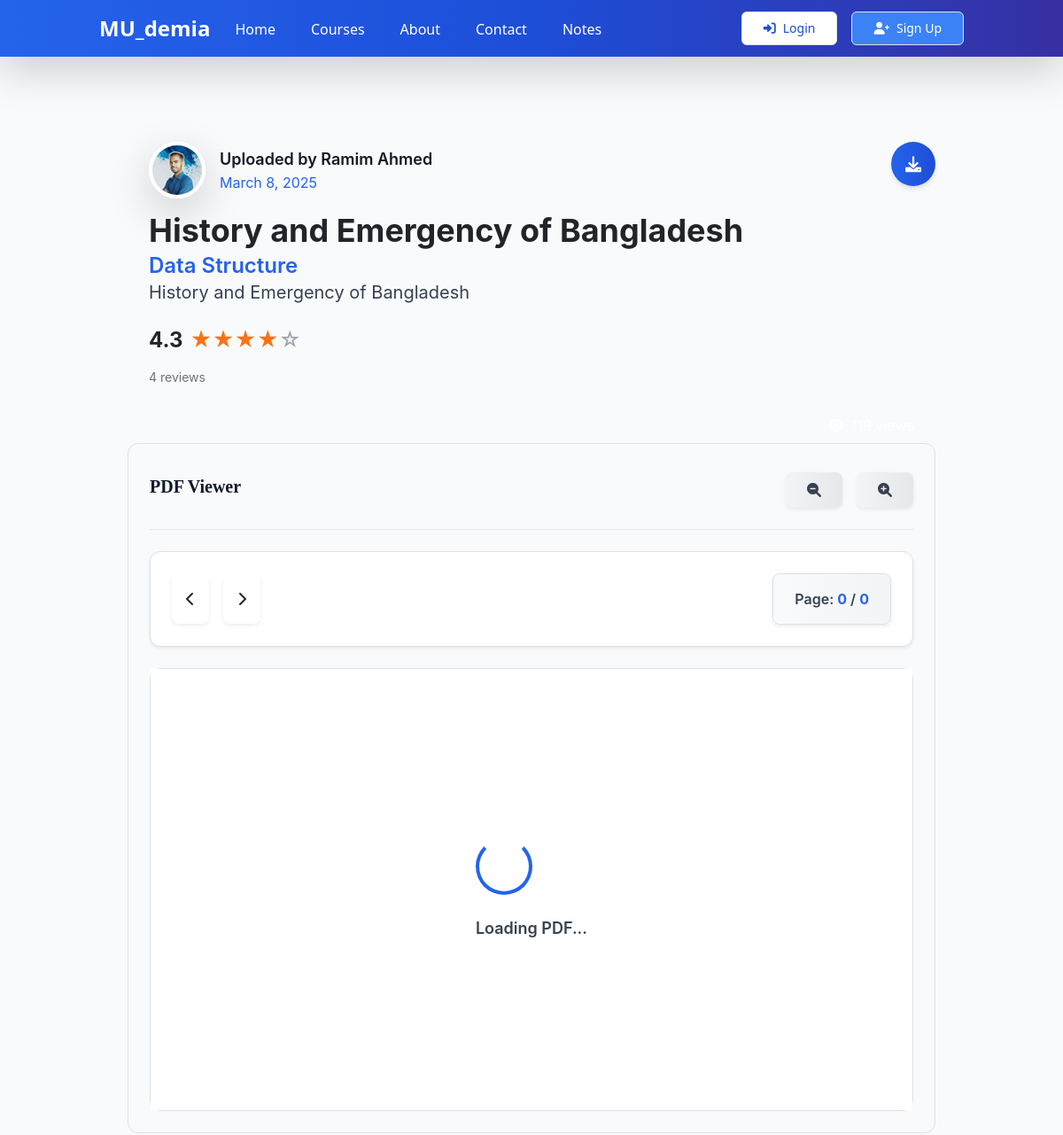
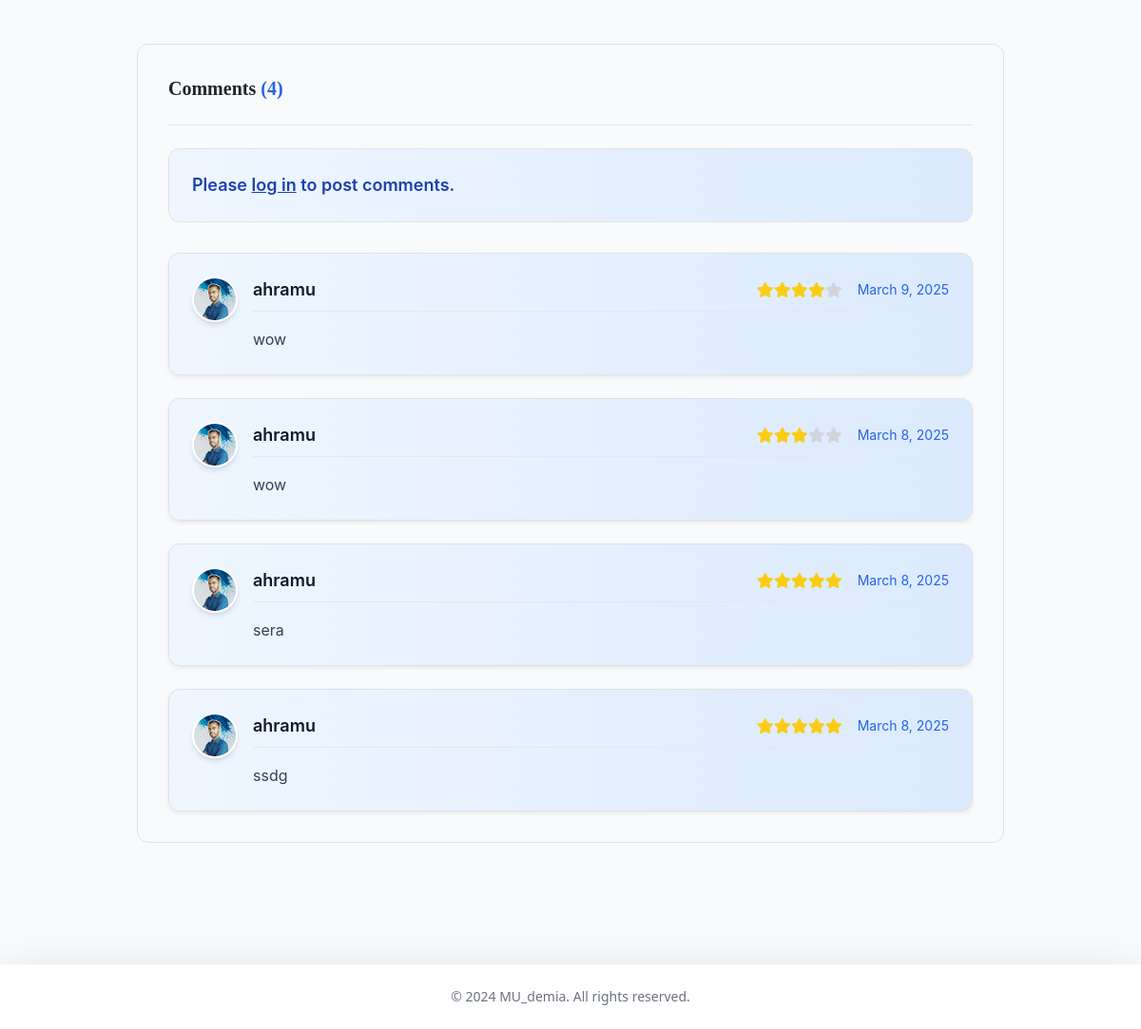
/notes/7/, run on the app's committed database (2 pictures, top to bottom).
### notes/models.py (models this page shows, shortened)
class Note(models.Model):
    title = models.CharField(max_length=200)
    description = models.TextField()
    file = models.FileField(upload_to='notes/')
    subject = models.ForeignKey(Subject, on_delete=models.CASCADE, related_name='notes')
    author = models.ForeignKey(settings.AUTH_USER_MODEL, on_delete=models.CASCADE, related_name='notes')
    view_count = models.PositiveIntegerField(default=0)
    download_count = models.PositiveIntegerField(default=0)
    created_at = models.DateTimeField(auto_now_add=True)
    updated_at = models.DateTimeField(auto_now=True)
    class Meta:
        ordering = ['-created_at']
    def increment_view_count(self):
        self.view_count += 1
        self.save()

class Subject(models.Model):
    name = models.CharField(max_length=100)
    slug = models.SlugField(unique=True)
    created_at = models.DateTimeField(auto_now_add=True)

class Comment(models.Model):
    note = models.ForeignKey(Note, on_delete=models.CASCADE, related_name='comments')
    author = models.ForeignKey(settings.AUTH_USER_MODEL, on_delete=models.CASCADE, related_name='note_comments')
    content = models.TextField()
    rating = models.IntegerField(default=5, validators=[
        MinValueValidator(1),
        MaxValueValidator(5)
    ])
    created_at = models.DateTimeField(auto_now_add=True)
    updated_at = models.DateTimeField(auto_now=True)
    class Meta:
        ordering = ['-created_at']

### accounts/models.py (models this page shows, shortened)
class CustomUser(AbstractUser):
    email = models.EmailField(_('email address'), unique=True)
    is_email_verified = models.BooleanField(default=False)
    avatar = models.ImageField(upload_to='avatars/', null=True, blank=True)
    bio = models.TextField(max_length=500, blank=True)
    USERNAME_FIELD = 'email'
    REQUIRED_FIELDS = ['username']

### notes/views.py (the view, shortened to what this page needs)
# urls.py: path('<int:pk>/', views.note_detail, name='note_detail'),
def note_detail(request, pk):
    note = get_object_or_404(Note, pk=pk)
    note.increment_view_count()
    average_rating = note.comments.aggregate(Avg('rating'))['rating__avg']
    average_rating = round(average_rating, 2) if average_rating else 0
    comments = note.comments.all()
    return render(request, 'notes/note_detail.html', {
        'note': note,
        'comments': comments,
        'average_rating': average_rating
    })

### notes/templates/notes/note_detail.html (shortened to what this page needs)
{% extends 'core/base.html' %}
{% load static %}
{% block content %}
<div class="container mx-auto px-4 py-8 font-['Inter']">
    <div class="rounded-xl  overflow-hidden ">
        <div class="p-8 content-section">
            <div class="flex justify-between items-start mb-4">
                <div class="space-y-4 px-4">
                    <div class="flex items-center justify-content-start  space-x-4 ">
                        <img src="{% if note.author.avatar %}{{ note.author.avatar.url }}{% else %}https://ui-avatars.com/api/?name={{ note.author.username }}&background=3b82f6&color=fff{% endif %}"
                             alt="{{ note.author.username }}"
                             class="w-16 h-16 rounded-full border-4 border-white shadow-lg">
                        <div>
                            <p class="text-lg font-semibold text-gray-900">Uploaded by {{ note.author.first_name }} {{ note.author.last_name }}</p>
                            <p class="text-blue-600">{{ note.created_at|date:"F j, Y" }}</p>
                        </div>
                    </div>
                    <div class="">
                        <h1 class="note-title text-4xl font-bold mb-1 ">{{ note.title }}</h1>
                        <h2 class="text-2xl text-blue-600 font-semibold">{{ note.subject.name }}</h2>
                        <div class="prose prose-lg text-gray-700 mb-6 text-xl">{{note.description}}</div>
                    </div>
                    <div class="flex items-center space-x-2">
                        <span class="text-2xl font-bold">{{ average_rating|floatformat:1 }}</span>
                        <div class="flex">
                            {% for i in "12345" %}
                                {% if i|add:0 <= average_rating %}
                                    <span class="text-orange-500 text-2xl">★</span>
                                {% elif i|add:-0.5 < average_rating %}
                                    <span class="text-orange-500 text-2xl">☆</span>
                                {% else %}
                                    <span class="text-gray-400 text-2xl">☆</span>
                                {% endif %}
                            {% endfor %}
                        </div>
                    </div>
                    <p class="text-gray-500 text-sm">{{ comments.count }} reviews</p>
                </div>
                <div class="flex flex-col space-y-3">
                    <a href="{% url 'notes:note_download' note.pk %}"
                       class="action-button inline-flex items-center justify-center p-3 bg-gradient-to-r from-blue-600 to-blue-700 text-white text-lg rounded-full hover:from-blue-700 hover:to-blue-800 transition-all duration-300 shadow-md">
                        <i class="fas fa-download"></i>
                    </a>
                </div>
            </div>
            <div class="flex items-center justify-end mt-6">
                <span class="stats-badge flex items-center px-4 py-2 text-white rounded-full">
                    <i class="fas fa-eye mr-2"></i>
                </span>
            </div>
            <div class=" pdf-container rounded-xl p-4 border border-gray-200">
                <div class="flex items-center justify-between mb-6 pb-4 border-b border-gray-200">
                    <h2 class="text-xl font-bold text-gray-900 font-['Poppins']">PDF Viewer</h2>
                    <div class="flex items-center space-x-4 mt-2">
                        <button id="zoomOut" class="control-button px-4 py-2 bg-gradient-to-r from-gray-100 to-gray-200 text-gray-700 rounded-lg hover:from-gray-200 hover:to-gray-300 transition-all duration-300 shadow-sm">
                            <i class="fas fa-search-minus"></i>
                        </button>
                        <button id="zoomIn" class="control-button px-4 py-2 bg-gradient-to-r from-gray-100 to-gray-200 text-gray-700 rounded-lg hover:from-gray-200 hover:to-gray-300 transition-all duration-300 shadow-sm">
                            <i class="fas fa-search-plus"></i>
                        </button>
                    </div>
                </div>
                {% if note.file %}
                <div class="flex items-center justify-between mb-6 p-4 bg-white rounded-xl border border-gray-200 shadow-sm">
                    <div class="flex items-center space-x-4">
                        <button id="prev" class="control-button p-3  rounded-lg hover:from-blue-700 hover:to-blue-800 transition-all duration-300 shadow-sm">
                            <i class="fas fa-chevron-left"></i>
                        </button>
                        <button id="next" class="control-button p-3  rounded-lg hover:from-blue-700 hover:to-blue-800 transition-all duration-300 shadow-sm">
                            <i class="fas fa-chevron-right"></i>
                        </button>
                    </div>
                    <div class="px-6 py-3 bg-gradient-to-r from-gray-50 to-gray-100 rounded-lg border border-gray-200 shadow-sm">
                        <span class="text-gray-700 font-semibold">
                            Page: <span id="page_num" class="font-bold text-blue-600">0</span> / <span id="page_count" class="font-bold text-blue-600">0</span>
                        </span>
                    </div>
                </div>
                <div class="relative w-full bg-white rounded-xl  border border-gray-200" style="height: 800px; max-height: calc(100vh - 300px);">
                    <div class="absolute inset-0 overflow-auto" id="pdf-container" style="scroll-behavior: smooth;">
                        <div class="relative min-h-full min-w-full flex items-center justify-center p-4">
                        </div>
                    </div>
                    <div id="pdf-loader" class="absolute inset-0 flex items-center justify-center bg-white bg-opacity-90 backdrop-blur-sm">
                        <div class="text-center">
                            <div class="w-16 h-16 border-4 border-blue-600 border-t-transparent rounded-full animate-spin mb-4"></div>
                            <p class="text-lg text-gray-700 font-semibold">Loading PDF...</p>
                        </div>
                    </div>
                </div>
                {% endif %}
            </div>
            <div class="mt-12 comment-section rounded-xl p-8 border border-gray-200">
                <h2 class="text-xl font-bold mb-6 pb-4 border-b border-gray-200 font-['Poppins']">
                    Comments <span class="text-blue-600">({{ comments.count }})</span>
                </h2>
                {% if user.is_authenticated %}
                <div class="mb-8 p-6 bg-white rounded-xl border border-gray-200 shadow-sm">
                    <h3 class="text-xl font-semibold mb-4 text-gray-900">Add comment</h3>
                    <form method="post">
                        {% csrf_token %}
                        <div class="space-y-4">
                            <div>
                                <label for="rating" class="block text-sm font-medium text-gray-700 mb-1">Rating (1-5)</label>
                                <select name="rating" id="rating" required class="w-full px-4 py-2 text-gray-700 border border-gray-300 rounded-lg focus:outline-none focus:ring-2 focus:ring-blue-500 focus:border-transparent">
                                    <option value="5">5 - Excellent</option>
                                    <option value="4">4 - Very Good</option>
                                    <option value="3">3 - Good</option>
                                    <option value="2">2 - Fair</option>
                                    <option value="1">1 - Poor</option>
                                </select>
                            </div>
                            <div>
                                <label for="content" class="block text-sm font-medium text-gray-700 mb-1">Your Comment</label>
                                <textarea name="content" id="content" rows="3" required
                                          class="w-full px-4 py-3 text-gray-700 border border-gray-300 rounded-xl focus:outline-none focus:ring-2 focus:ring-blue-500 focus:border-transparent transition-all duration-300"
                                          placeholder="Write your comment here..."></textarea>
                            </div>
                            <button type="submit"
                                    class="w-full px-4 py-3 bg-gradient-to-r from-blue-600 to-blue-700 text-white text-lg font-semibold rounded-xl hover:from-blue-700 hover:to-blue-800 transition-all duration-300 shadow-md">
                               Submit Comment
                            </button>
                        </div>
                    </form>
                </div>
                {% else %}
                <div class="mb-8 p-6 bg-gradient-to-r from-blue-50 to-blue-100 rounded-xl border border-blue-200">
                    <p class="text-lg text-blue-800 font-semibold">Please <a href="{% url 'accounts:login' %}" class="underline hover:text-blue-600 transition-colors duration-300">log in</a> to post comments.</p>
                </div>
                {% endif %}
                <div class="space-y-6">
                    {% for comment in comments %}
                    <div class="comment-box bg-gradient-to-r from-blue-50 to-blue-100 rounded-xl p-6 border border-gray-200 shadow-sm transition-all duration-300">
                        <div class="flex items-start space-x-4">
                            <img src="{% if comment.author.avatar %}{{ comment.author.avatar.url }}{% else %}https://ui-avatars.com/api/?name={{ comment.author.username }}&background=3b82f6&color=fff{% endif %}"
                                 alt="{{ comment.author.username }}"
                                 class="w-12 h-12 rounded-full border-2 border-white shadow-md">
                            <div class="flex-1">
                                <div class="flex items-center justify-between mb-3 pb-2 border-b border-gray-200">
                                    <h3 class="text-lg font-semibold text-gray-900">{{ comment.author.username }}</h3>
                                    <div class="flex items-center space-x-4">
                                        <div class="flex items-center">
                                            {% for i in "12345"|make_list %}
                                                <i class="fas fa-star {% if forloop.counter <= comment.rating %}text-yellow-400{% else %}text-gray-300{% endif %}"></i>
                                            {% endfor %}
                                        </div>
                                        <span class="text-sm text-blue-600">{{ comment.created_at|date:"F j, Y" }}</span>
                                    </div>
                                </div>
                                <p class="text-gray-700 leading-relaxed">{{ comment.content }}</p>
                            </div>
                        </div>
                    </div>
                    {% empty %}
                    <div class="text-center py-8 bg-gradient-to-r from-gray-50 to-gray-100 rounded-xl border border-gray-200">
                        <i class="fas fa-comments text-gray-400 text-4xl mb-4"></i>
                        <p class="text-lg text-gray-500 font-semibold">No comments yet. Be the first to comment!</p>
                    </div>
                    {% endfor %}
                </div>
            </div>
        </div>
    </div>
</div>
{% endblock %}

### data on the page
Note: author.avatar (picture), author.first_name "Ramim", author.last_name "Ahmed", created_at "March 8, 2025", title "History and Emergency of Bangladesh", subject.name "Data Structure", description "History and Emergency of Bangladesh", count "4"
Comment: author.avatar (picture), author.username "ahramu", rating 4 (drawn), created_at "March 9, 2025", content "wow"
Comment: author.avatar (picture), author.username "ahramu", rating 3 (drawn), created_at "March 8, 2025", content "wow"
Comment: author.avatar (picture), author.username "ahramu", rating 5 (drawn), created_at "March 8, 2025", content "sera"
Comment: author.avatar (picture), author.username "ahramu", rating 5 (drawn), created_at "March 8, 2025", content "ssdg"

### other printed values
{{ average_rating|floatformat:1 }} "4.3"
{{ comments.count }} "4"
